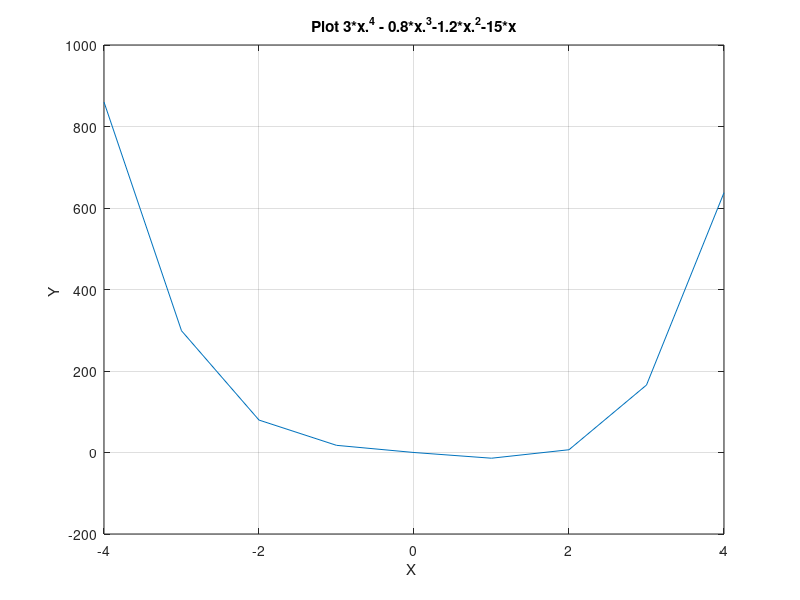

This chart was generated by the following MATLAB code:

x = -4:4;
y=3*x.^4 - 0.8*x.^3-1.2*x.^2-15*x;

plot (x , y ) ;
grid on ;
title( ' Plot 3*x.^4 - 0.8*x.^3-1.2*x.^2-15*x ') ; xlabel ( 'X ' ) ; ylabel ( 'Y ' ) ;